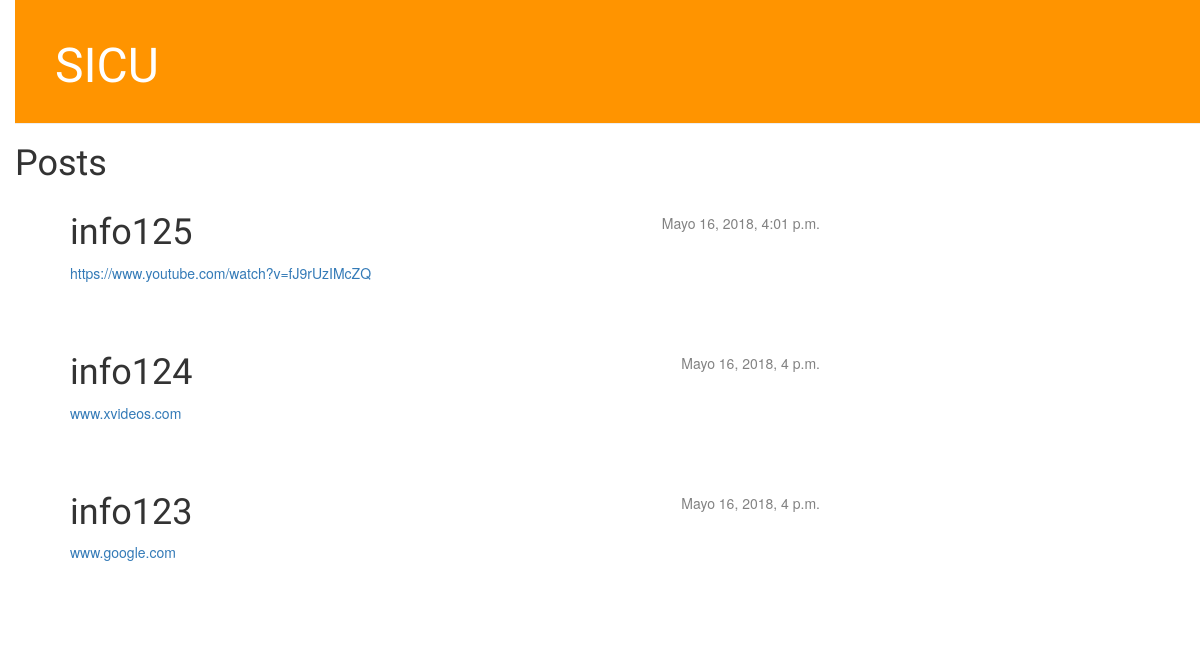
The app's page /, older data.
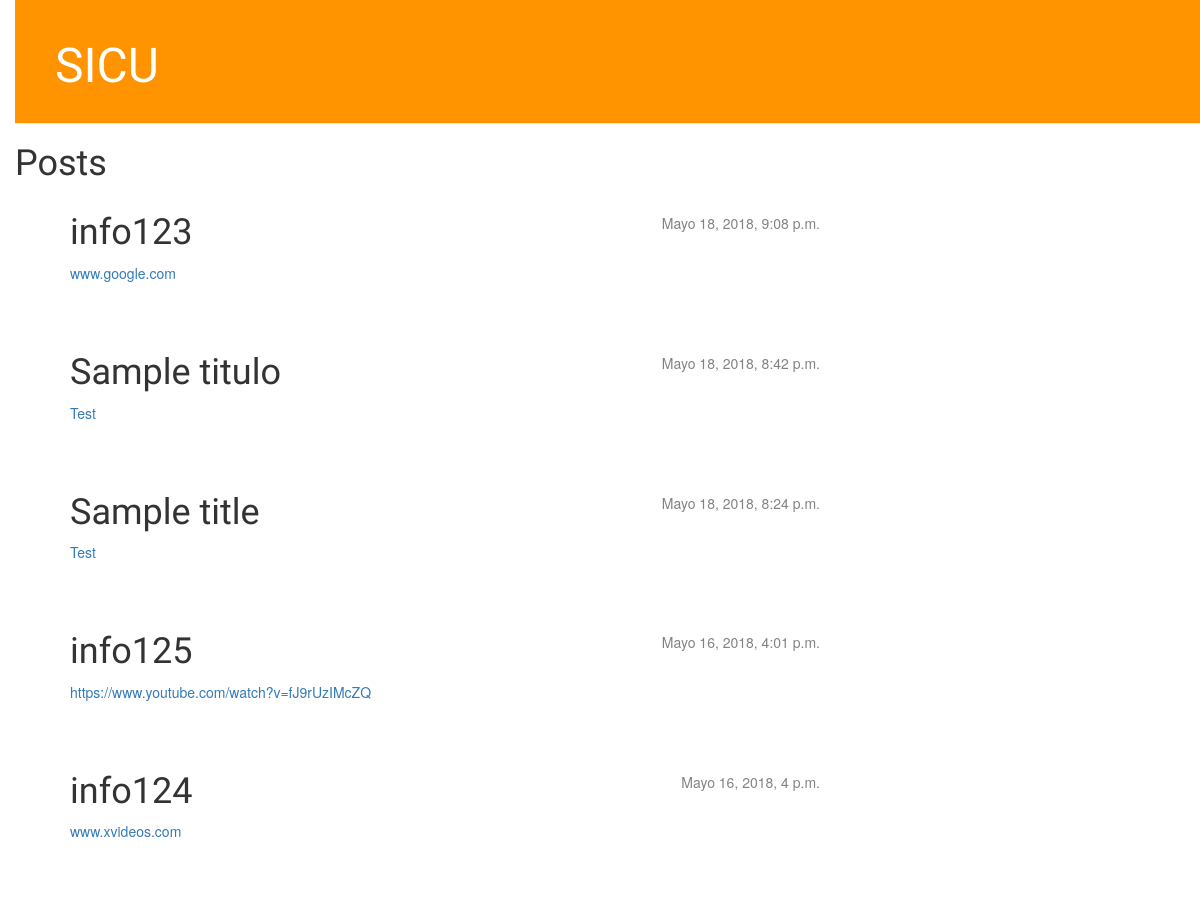
The same page, newer data.
### blog/models.py (models this page shows, shortened)
@python_2_unicode_compatible
class Post(models.Model):
    autor = models.ForeignKey('auth.User', on_delete=models.CASCADE)
    titulo = models.CharField(max_length=100)
    descripcion = models.TextField()
    link = models.TextField()
    fecha_creacion = models.DateTimeField(default = timezone.now)

### blog/views.py (the view)
def post_list(request):
    posts = reversed(Post.objects.filter(fecha_creacion__lte=timezone.now()).order_by('fecha_creacion'))
    return render(request, 'blog/post_list.html', {'posts': posts})

### blog/templates/blog/post_list.html (shortened to what this page needs)
{% load staticfiles %}
<html>
    <head>
        <link rel="stylesheet" href="//maxcdn.bootstrapcdn.com/bootstrap/3.2.0/css/bootstrap.min.css">
        <link rel="stylesheet" href="//maxcdn.bootstrapcdn.com/bootstrap/3.2.0/css/bootstrap-theme.min.css">
        <link rel="stylesheet" href="{% static 'css/blog.css' %}">
    </head>
    <body>
        <div class="page-header">
            <h1><a href="">SICU</a></h1>
        </div>
        <div>
            <h1>Posts</h1>
            <div class="content container">
            <div class="row">
                <div class="col-md-8">
                    {% for post in posts %}
                        <div class="post">
                            <div class="date">
                                {{ post.fecha_creacion }}
                            </div>
                            <h1>{{ post.titulo }}</h1>
                            <p><a href="">{{ post.link|linebreaksbr }}</a></p>
                        </div>
                    {% endfor %}
                </div>
            </div>
        </div>
    </body>
</html>

### blog/static/css/blog.css (style rules this page uses)
h1 a { color: #FCA205; font-family: 'Lobster'; }
body { padding-left: 15px; }
.page-header { background-color: #ff9400; margin-top: 0; padding: 20px 20px 20px 40px; }
.page-header h1, .page-header h1 a, .page-header h1 a:visited, .page-header h1 a:active { color: #ffffff; font-size: 36pt; text-decoration: none; }
.content { margin-left: 40px; }
h1, h2, h3, h4 { font-family: 'Lobster', cursive; }
.date { float: right; color: #828282; }
.post { margin-bottom: 70px; }

Row changes from the older to the newer data that the page shows:
changed Post "info123": fecha_creacion "Mayo 16, 2018, 4 p.m." → "Mayo 18, 2018, 9:08 p.m."; moves up the list
added Post: fecha_creacion "Mayo 18, 2018, 8:42 p.m.", titulo "Sample titulo", link "Test"
added Post: fecha_creacion "Mayo 18, 2018, 8:24 p.m.", titulo "Sample title", link "Test"
